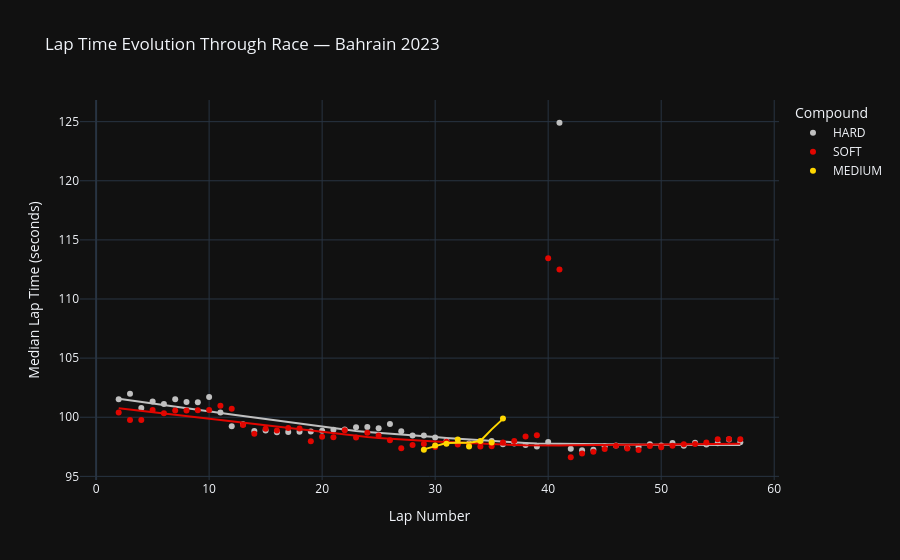

Notebook code for this chart:
### Code cell
# Shows how lap times evolve over the course of a race
# Fuel burn makes cars faster early, tyre deg makes them slower later

race_trend = df_clean[
    (df_clean["EventName"].str.contains("Bahrain", case=False)) &
    (df_clean["Year"] == 2023) &
    (df_clean["Compound"].isin(["SOFT", "MEDIUM", "HARD"]))
].groupby(["LapNumber", "Compound"])["LapTimeSeconds"].median().reset_index()

fig = px.scatter(
    race_trend,
    x="LapNumber",
    y="LapTimeSeconds",
    color="Compound",
    trendline="lowess",
    title="Lap Time Evolution Through Race — Bahrain 2023",
    labels={
        "LapNumber": "Lap Number",
        "LapTimeSeconds": "Median Lap Time (seconds)"
    },
    color_discrete_map={
        "SOFT": "#e10600",
        "MEDIUM": "#ffd700",
        "HARD": "#c0c0c0"
    }
)

fig.update_layout(template="plotly_dark")
fig.show()

### Figure 1 — Plotly figure (JSON) as saved in the notebook; plotly's stock layout.template omitted (floating-point values rounded to 4 significant figures)
{"data": [{"hovertemplate": "Compound=HARD<br>Lap Number=%{x}<br>Median Lap Time (seconds)=%{y}<extra></extra>", "legendgroup": "HARD", "marker": {"color": "#c0c0c0", "symbol": "circle"}, "mode": "markers", "name": "HARD", "orientation": "v", "showlegend": true, "type": "scatter", "x": [2.0, 3.0, 4.0, 5.0, 6.0, 7.0, 8.0, 9.0, 10.0, 11.0, 12.0, 13.0, 14.0, 15.0, 16.0, 17.0, 18.0, 19.0, 20.0, 21.0, 22.0, 23.0, 24.0, 25.0, 26.0, 27.0, 28.0, 29.0, 30.0, 31.0, 32.0, 33.0, 34.0, 35.0, 36.0, 37.0, 38.0, 39.0, 40.0, 41.0, 42.0, 43.0, 44.0, 45.0, 46.0, 47.0, 48.0, 49.0, 50.0, 51.0, 52.0, 53.0, 54.0, 55.0, 56.0, 57.0], "xaxis": "x", "y": [101.5, 102.0, 100.8, 101.3, 101.1, 101.5, 101.3, 101.3, 101.7, 100.4, 99.23, 99.41, 98.84, 98.87, 98.74, 98.74, 98.78, 98.8, 98.85, 98.93, 98.97, 99.15, 99.16, 99.07, 99.43, 98.81, 98.46, 98.45, 98.28, 97.99, 97.87, 97.77, 97.9, 97.98, 97.72, 97.77, 97.66, 97.52, 97.92, 124.9, 97.34, 97.2, 97.26, 97.54, 97.61, 97.43, 97.5, 97.72, 97.6, 97.82, 97.58, 97.84, 97.69, 97.81, 98.11, 97.88], "yaxis": "y"}, {"hovertemplate": "<b>LOWESS trendline</b><br><br>Compound=HARD<br>Lap Number=%{x}<br>Median Lap Time (seconds)=%{y} <b>(trend)</b><extra></extra>", "legendgroup": "HARD", "marker": {"color": "#c0c0c0", "symbol": "circle"}, "mode": "lines", "name": "HARD", "showlegend": false, "type": "scatter", "x": [2.0, 3.0, 4.0, 5.0, 6.0, 7.0, 8.0, 9.0, 10.0, 11.0, 12.0, 13.0, 14.0, 15.0, 16.0, 17.0, 18.0, 19.0, 20.0, 21.0, 22.0, 23.0, 24.0, 25.0, 26.0, 27.0, 28.0, 29.0, 30.0, 31.0, 32.0, 33.0, 34.0, 35.0, 36.0, 37.0, 38.0, 39.0, 40.0, 41.0, 42.0, 43.0, 44.0, 45.0, 46.0, 47.0, 48.0, 49.0, 50.0, 51.0, 52.0, 53.0, 54.0, 55.0, 56.0, 57.0], "xaxis": "x", "y": [101.6, 101.4, 101.3, 101.2, 101.0, 100.9, 100.7, 100.6, 100.5, 100.4, 100.2, 100.1, 99.98, 99.85, 99.72, 99.59, 99.46, 99.31, 99.17, 99.05, 98.94, 98.83, 98.74, 98.67, 98.59, 98.52, 98.46, 98.39, 98.32, 98.25, 98.18, 98.12, 98.05, 97.98, 97.92, 97.87, 97.82, 97.77, 97.76, 97.75, 97.74, 97.73, 97.72, 97.71, 97.7, 97.69, 97.68, 97.68, 97.67, 97.67, 97.66, 97.66, 97.66, 97.66, 97.66, 97.66], "yaxis": "y"}, {"hovertemplate": "Compound=SOFT<br>Lap Number=%{x}<br>Median Lap Time (seconds)=%{y}<extra></extra>", "legendgroup": "SOFT", "marker": {"color": "#e10600", "symbol": "circle"}, "mode": "markers", "name": "SOFT", "orientation": "v", "showlegend": true, "type": "scatter", "x": [2.0, 3.0, 4.0, 5.0, 6.0, 7.0, 8.0, 9.0, 10.0, 11.0, 12.0, 13.0, 14.0, 15.0, 16.0, 17.0, 18.0, 19.0, 20.0, 21.0, 22.0, 23.0, 24.0, 25.0, 26.0, 27.0, 28.0, 29.0, 30.0, 31.0, 32.0, 33.0, 34.0, 35.0, 36.0, 37.0, 38.0, 39.0, 40.0, 41.0, 42.0, 43.0, 44.0, 45.0, 46.0, 47.0, 48.0, 49.0, 50.0, 51.0, 52.0, 53.0, 54.0, 55.0, 56.0, 57.0], "xaxis": "x", "y": [100.4, 99.78, 99.76, 100.6, 100.3, 100.6, 100.6, 100.6, 100.6, 101.0, 100.7, 99.34, 98.61, 99.03, 98.88, 99.09, 99.05, 97.97, 98.34, 98.3, 98.91, 98.29, 98.7, 98.45, 98.06, 97.39, 97.65, 97.73, 97.47, 97.92, 97.69, 97.69, 97.53, 97.55, 97.86, 98.0, 98.36, 98.48, 113.5, 112.5, 96.62, 96.94, 97.08, 97.31, 97.59, 97.36, 97.24, 97.57, 97.46, 97.59, 97.73, 97.73, 97.86, 98.13, 98.16, 98.15], "yaxis": "y"}, {"hovertemplate": "<b>LOWESS trendline</b><br><br>Compound=SOFT<br>Lap Number=%{x}<br>Median Lap Time (seconds)=%{y} <b>(trend)</b><extra></extra>", "legendgroup": "SOFT", "marker": {"color": "#e10600", "symbol": "circle"}, "mode": "lines", "name": "SOFT", "showlegend": false, "type": "scatter", "x": [2.0, 3.0, 4.0, 5.0, 6.0, 7.0, 8.0, 9.0, 10.0, 11.0, 12.0, 13.0, 14.0, 15.0, 16.0, 17.0, 18.0, 19.0, 20.0, 21.0, 22.0, 23.0, 24.0, 25.0, 26.0, 27.0, 28.0, 29.0, 30.0, 31.0, 32.0, 33.0, 34.0, 35.0, 36.0, 37.0, 38.0, 39.0, 40.0, 41.0, 42.0, 43.0, 44.0, 45.0, 46.0, 47.0, 48.0, 49.0, 50.0, 51.0, 52.0, 53.0, 54.0, 55.0, 56.0, 57.0], "xaxis": "x", "y": [100.8, 100.6, 100.5, 100.4, 100.3, 100.2, 100.1, 99.97, 99.86, 99.75, 99.64, 99.53, 99.42, 99.32, 99.21, 99.1, 98.99, 98.87, 98.74, 98.63, 98.52, 98.42, 98.33, 98.25, 98.18, 98.11, 98.06, 98.0, 97.95, 97.9, 97.85, 97.8, 97.76, 97.72, 97.68, 97.65, 97.63, 97.61, 97.61, 97.62, 97.63, 97.63, 97.64, 97.65, 97.65, 97.66, 97.67, 97.67, 97.68, 97.69, 97.69, 97.7, 97.71, 97.72, 97.73, 97.75], "yaxis": "y"}, {"hovertemplate": "Compound=MEDIUM<br>Lap Number=%{x}<br>Median Lap Time (seconds)=%{y}<extra></extra>", "legendgroup": "MEDIUM", "marker": {"color": "#ffd700", "symbol": "circle"}, "mode": "markers", "name": "MEDIUM", "orientation": "v", "showlegend": true, "type": "scatter", "x": [29.0, 30.0, 31.0, 32.0, 33.0, 34.0, 35.0, 36.0], "xaxis": "x", "y": [97.26, 97.61, 97.77, 98.11, 97.52, 97.99, 97.87, 99.89], "yaxis": "y"}, {"hovertemplate": "<b>LOWESS trendline</b><br><br>Compound=MEDIUM<br>Lap Number=%{x}<br>Median Lap Time (seconds)=%{y} <b>(trend)</b><extra></extra>", "legendgroup": "MEDIUM", "marker": {"color": "#ffd700", "symbol": "circle"}, "mode": "lines", "name": "MEDIUM", "showlegend": false, "type": "scatter", "x": [29.0, 30.0, 31.0, 32.0, 33.0, 34.0, 35.0, 36.0], "xaxis": "x", "y": [97.28, 97.55, 97.82, 97.84, 97.85, 97.99, 98.98, 99.86], "yaxis": "y"}], "layout": {"legend": {"title": {"text": "Compound"}, "tracegroupgap": 0}, "title": {"text": "Lap Time Evolution Through Race — Bahrain 2023"}, "xaxis": {"anchor": "y", "domain": [0, 1], "title": {"text": "Lap Number"}}, "yaxis": {"anchor": "x", "domain": [0, 1], "title": {"text": "Median Lap Time (seconds)"}}}}
